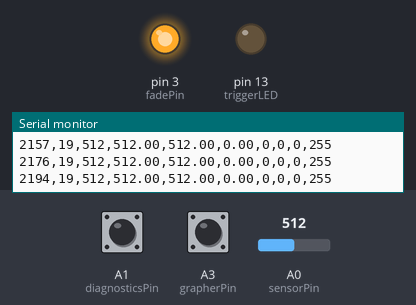
A sketch run on a simulated Arduino Uno, built with avr-gcc and run on an emulated ATmega328P. Shown: output pins drawn as LEDs (lit = HIGH), the last lines printed to the serial monitor. The inputs (shaded band) are chosen by the test bench; at power-on: A0 (sensorPin) = 512, A3 (grapherPin) HIGH, A1 (diagnosticsPin) HIGH.

Above: at 2.2 s.
2.3 s: A0 (sensorPin) set to 538
At 2.51 s:
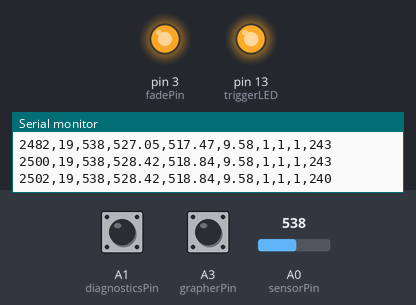
At 3.43 s:
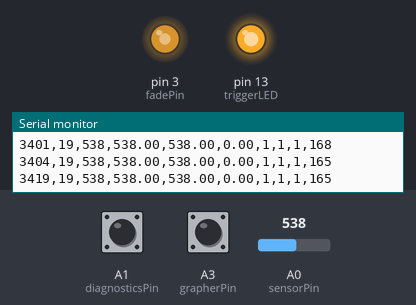
5.3 s: A3 (grapherPin) pulled LOW for 0.15 s
6.9 s: A0 (sensorPin) set to 511
At 19.89 s:
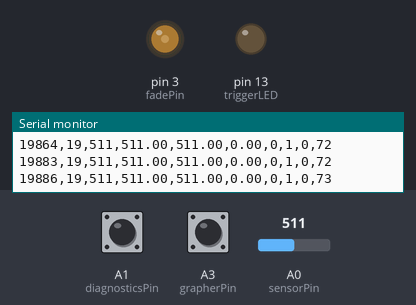
Timing chart, 0 to 21.5 s (numbered marks = the images above; inputs shaded):
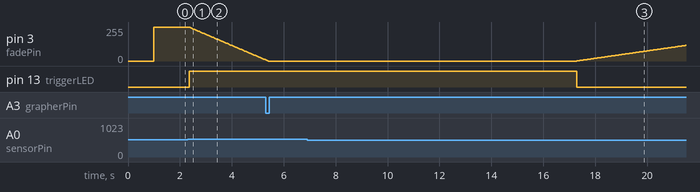

The sketch:

SharpDistanceSensorInvertedPWMoutAverageMedians.ino
```cpp
// (licence header left out)
// See http://playground.arduino.cc/Main/runningMedian for details and downloads.
#include <RunningMedian.h>

// Pair of pins to enable serial diagnostics.
// Short these two pins (or just the diagnosticsPin to ground) to silence serial diagnostics.
const byte diagnosticsPin = A1;
const byte diagnosticsGnd = A2;
boolean startDiagnostics = true;
// Pin, constants, and global variables for UECIDE Grapher formatted serial diagnostics.
const byte grapherPin = A3;
boolean startGrapher = true;

// Constants and variables for data collection.
const byte sensorPin = A0;
unsigned int currentADC;
float currentAverage;
const byte medianArraySize = 19; // number of data points to collect to calculate the average (class range is 5-19)
const byte medianAverageSize = 9; // number of data points to average in the middle of the sorted median array to get an average reading while ignoring outliers
const unsigned long readingInterval = 17; // Sensor readings take 16.5ms +/- 3.7ms.
unsigned long readingStart = millis();
RunningMedian myMedian = RunningMedian(medianArraySize);

// Constants and variables for triggering.
const byte PAcnt = 5; // highest index number for the array holding previous values.
//             The number of previous values will be this plus 2 because array indexes start counting at 0 not 1,
//             and comparison is based on the overflow value.
float previousAverages[PAcnt + 1]; // holding array for previous values to be used as a small pipe
float lastSignificantAverage = 0; // will recieve the previousAverages pipe overflow and be used in the trigger comparison
const unsigned int triggerThreshold = 5; // +/- value for average deltas to indicate if a trigger should happen
const byte triggerLED = 13; // Indicator LED for trigger
const unsigned long triggerDelay = 10000; // How long the trigger will last (minimum) in milliseconds
unsigned long triggerStart; // To allow capturing the time at the start of a trigger
boolean triggered = false; // flag for trigger state

// Constants and variables for fading the output up and down.
boolean fading = false; // true == need to fade, false == done fading.
boolean fadeDir = false; // true == fade towards on (towards 0), false == fade towards off (towards 255).
const byte fadePin = 3; // PWM pin to fade brighter and dimmer to drive a transistor base.
const int fadeMin = 0; // Inverted output makes this equivalent to LEDs on.
const int fadeMax = 255; // Inverted output makes this equivalent to LEDs off.
const char fadeStep = -3; // How much to change the fadeValue by each iteration. This should be negative for inverted operation.
const byte fadeUDRatio = 3; // Amount to divide the fadeStep by when fading down to change the fade up to fade down rate ratio.
const unsigned long fadeTime = 3000; // How many milliseconds (base) to take for the fade to on.
const unsigned long fadeStepInterval = fadeTime / ((fadeMax - fadeMin) / -fadeStep); // Calculate how long between fade steps. Do this calculation once here.
unsigned long fadeStepStart = millis();
int fadeValue = fadeMax;

void setup()
{
	Serial.begin(115200);
	while (!Serial); // Wait for serial port to connect. Needed for Leonardo only.
	delay(1000); // Simply to allow time for the ERW versions of the IDE time to automagically open the Serial Monitor. 1 second chosen arbitrarily.

	// Setup pins for enabling/disabling serial diagnostics.
	pinMode(diagnosticsGnd, OUTPUT);
	digitalWrite(diagnosticsGnd, LOW);
	pinMode(diagnosticsPin, INPUT_PULLUP);
	pinMode(grapherPin, INPUT_PULLUP);

	// Setup pins for using the onboard LED to indicate triggering.
	pinMode(triggerLED, OUTPUT);
	digitalWrite(triggerLED, LOW);

	// Setup pins for the fading PWM pin.
	analogWrite(fadePin, fadeValue);

	// Initialize previousAvereages array here because it broke above.
	for (int i = 0; i < PAcnt; i++)
	{
		previousAverages[i] = 0; // Zero it out. Don't want undefined values mucking about.
	}
}

void loop()
{
	if ((millis() - readingStart) > readingInterval)
	{
		getData();
		triggerCheck();
		diagnostics(readingStart);
	}
	if (fading)
	{
		if ((millis() - fadeStepStart) > fadeStepInterval)
		{
			fadeValue = fadeOutput(fadeValue, fadeStep, fadeDir);
			diagnostics(fadeStepStart);
		}
	}
}

void getData()
{
	do
	{
		readingStart = millis();
		currentADC = analogRead(sensorPin);
		myMedian.add(currentADC);
		lastSignificantAverage = previousAverages[PAcnt]; // grab the last value as overflow
		for (int i = PAcnt; i > 0; i--)
		{
			previousAverages[i] = previousAverages[i - 1]; // shift all the values up one spot in the array
		}
		previousAverages[0] = currentAverage; // put the previous average in the beginning of the array
		currentAverage = myMedian.getAverage(medianAverageSize); // get the new average
	}
	while (myMedian.getCount() < myMedian.getSize()); // If the array isn't full loop back and take another reading.
}

void triggerCheck()
{
	// Trigger if the median drops by more than the threshold or raises by more than the threshold.
	if ((currentAverage < (lastSignificantAverage - triggerThreshold)) || (currentAverage > (lastSignificantAverage + triggerThreshold)))
	{
		triggerStart = millis();
		triggered = true;
		fading = true; // Start (or continue) fading...
		fadeDir = true; //  ...towards on
		digitalWrite(triggerLED, HIGH);
	}
	// If currently triggered, check to see if enough time has passed since the last trigger event to turn off the trigger.
	if (triggered)
	{
		if ((millis() - triggerStart) > triggerDelay)
		{
			triggered = false;
			fading =  true; // Start (or continue) fading...
			fadeDir = false; //  ...towards off
			digitalWrite(triggerLED, LOW);
		}
	}
}

int fadeOutput(int _value, int8_t _step, boolean _dir) // _value is an int to allow a negative 8-bit value
{
	fadeStepStart = millis();
	if (!_dir) // if fading towards off... (positve going _value)
	{
		_step = -_step / fadeUDRatio; // ...set step value positive and scale the rate
	}
	_value += _step;
	if (_value < fadeMin)
	{
		_value = fadeMin;
		fading = false;
	}
	if (_value > fadeMax)
	{
		_value = fadeMax;
		fading = false;
	}
	analogWrite(fadePin, _value);
	return _value;
}

void diagnostics(unsigned long _time)
{

	if (!digitalRead(diagnosticsPin)) // Check the diagnostic pin, only send out diagnostics if the pin is high.
	{
		startDiagnostics = true; // re-enable the header line for CSV output
		startGrapher = true; // re-enable the header line for UECIDE Grapher output
		return;
	}


	if (digitalRead(grapherPin)) // Check the UECIDE Grapher pin, send out CSV diagnostics if the pin is low.
	{
		if (startDiagnostics)
		{
			// Use the F() macro throughout to not waste valueable SRAM on diagnostic messages.
			startDiagnostics = false;
			startGrapher = true; // re-enable the header line for UECIDE Grapher output
			Serial.print(F("\"Time\""));
			Serial.print(',');
			Serial.print(F("\"myMedian.getCount()\""));
			Serial.print(',');
			Serial.print(F("\"currentADC\""));
			Serial.print(',');
			Serial.print(F("\"currentAverage\""));
			Serial.print(',');
			Serial.print(F("\"lastSignificantAverage\""));
			Serial.print(',');
			Serial.print(F("\"deltaAverage\""));
			Serial.print(',');
			Serial.print(F("\"triggered\""));
			Serial.print(',');
			Serial.print(F("\"fading\""));
			Serial.print(',');
			Serial.print(F("\"fadeDir\""));
			Serial.print(',');
			Serial.print(F("\"fadeValue\""));
			Serial.println();
		}
		Serial.print(_time);
		Serial.print(',');
		Serial.print(myMedian.getCount());
		Serial.print(',');
		Serial.print(currentADC);
		Serial.print(',');
		Serial.print(currentAverage);
		Serial.print(',');
		Serial.print(lastSignificantAverage);
		Serial.print(',');
		Serial.print(currentAverage - lastSignificantAverage);
		Serial.print(',');
		Serial.print(triggered);
		Serial.print(',');
		Serial.print(fading);
		Serial.print(',');
		Serial.print(fadeDir);
		Serial.print(',');
		Serial.print(fadeValue);
		Serial.println();
	}
	else //
	{
		if (startGrapher)
		{
			startDiagnostics = true; // re-enable the header line for CSV output
			startGrapher = false;
			Serial.println(F("R\nR\nR")); // Reset graphing window "It is recommended to start your graph with a couple of these commands to get the serial system into sync."
			Serial.println(F("S1920:1024")); // Screen size x:y
			Serial.println(F("M10:10:60:20")); // Margins top:right:bottom:left
			Serial.println(F("B200:200:200")); // Background Color red:green:blue
			Serial.println(F("F0:0:0")); // Axis color red:green:blue
			Serial.println(F("Y0:1024:64")); // Y axis scale min:max:step

			Serial.println(F("AcurrentADC:0:255:0")); // Data set and color title:r:g:b
			Serial.println(F("AcurrentAverage:0:0:255"));
			Serial.println(F("AlastSignificantAverage:255:255:0"));
			Serial.println(F("AdeltaAverage:255:0:0"));
			Serial.println(F("Atriggered:255:0:255"));
			Serial.println(F("Afading:128:0:0"));
			Serial.println(F("AfadeDir:0:128:0"));
			Serial.println(F("AfadeValue:0:0:128"));
		}
		Serial.print('V'); // Add data point values a:b:c:...:n
		Serial.print(currentADC);
		Serial.print(':');
		Serial.print(currentAverage);
		Serial.print(':');
		Serial.print(lastSignificantAverage);
		Serial.print(':');
		Serial.print(currentAverage - lastSignificantAverage);
		Serial.print(':');
		Serial.print(triggered);
		Serial.print(':');
		Serial.print(fading);
		Serial.print(':');
		Serial.print(fadeDir);
		Serial.print(':');
		Serial.println(fadeValue);
	}
}
```

Measured:
- the behaviour switches between 525 and 526 on A0 (sensorPin) (found by bisection; images 0 and 1)
- after the input at 2.3 s, pin 3 (fadePin): moves from 255/255 to 9/255 over 2.9 s, starting after 0.06 s; pin 13 (triggerLED): LOW → HIGH after 0.06 s
- after the input at 6.9 s, pin 13 (triggerLED): HIGH → LOW after 10.4 s instead of 5.8 s
